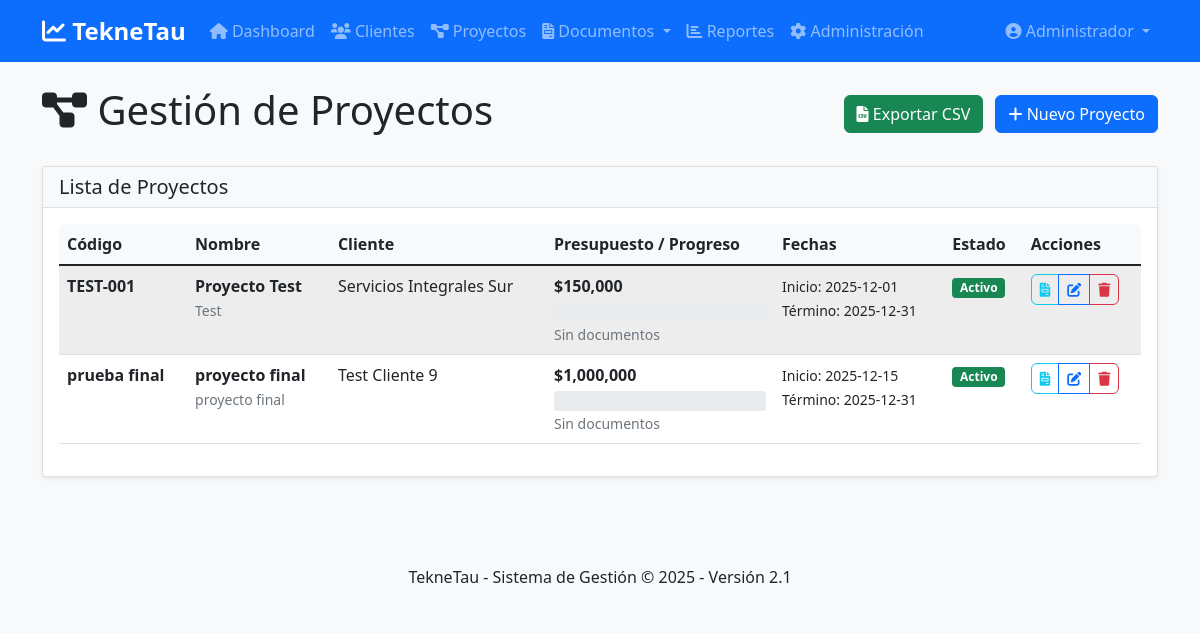
Page /proyectos (signed in) on the committed database.
### tables this page shows
CREATE TABLE proyectos (
            id INTEGER PRIMARY KEY AUTOINCREMENT,
            codigo TEXT UNIQUE NOT NULL,
            nombre TEXT NOT NULL,
            descripcion TEXT,
            cliente_rut TEXT,
            empresa_persona_id INTEGER,
            presupuesto REAL DEFAULT 0,
            fecha_inicio DATE,
            fecha_termino DATE,
            estado TEXT DEFAULT 'Activo',
            observaciones TEXT,
            FOREIGN KEY (empresa_persona_id) REFERENCES empresa_persona(id)
        );

CREATE TABLE clientes (
            id INTEGER PRIMARY KEY AUTOINCREMENT,
            rut TEXT UNIQUE,
            razon_social TEXT,
            giro TEXT,
            telefono TEXT,
            email TEXT,
            direccion TEXT,
            comuna TEXT,
            fecha_creacion TEXT DEFAULT CURRENT_TIMESTAMP,
            activo BOOLEAN DEFAULT 1
        , cuenta_corriente TEXT, idt TEXT, desc_idt TEXT, banco TEXT, observaciones TEXT);

### app.py (the view)
@app.route('/proyectos')
@login_required
def proyectos():
    conn = get_db_connection()
    proyectos_list = rows_to_dicts(conn.execute('''
        SELECT p.*, c.razon_social
        FROM proyectos p
        LEFT JOIN clientes c ON c.rut = p.cliente_rut
        ORDER BY p.nombre
    ''').fetchall())
    clientes_list = rows_to_dicts(conn.execute('SELECT rut, razon_social FROM clientes WHERE activo = 1 ORDER BY razon_social').fetchall())
    conn.close()
    return render_template('proyectos.html', proyectos=proyectos_list, clientes=clientes_list)

### app.py (called while the page is built)
def get_db_connection():
    conn = sqlite3.connect(app.config['DATABASE'])
    conn.row_factory = sqlite3.Row
    return conn

def rows_to_dicts(rows):
    resultado = []
    for row in rows:
        if isinstance(row, sqlite3.Row):
            resultado.append({key: row[key] for key in row.keys()})
        elif isinstance(row, dict):
            resultado.append(row)
        else:
            try:
                resultado.append(dict(row))
            except Exception:
                resultado.append({'value': row})
    return resultado

def login_required(f):
    @wraps(f)
    def decorated_function(*args, **kwargs):
        if 'user_id' not in session:
            if request.path.startswith('/api/'):
                return jsonify({'error': 'No autorizado', 'login_required': True}), 401
            return redirect(url_for('login'))
        return f(*args, **kwargs)
    return decorated_function

### templates/proyectos.html (shortened to what this page needs)
{% extends "base.html" %}
{% block content %}
<div class="row">
    <div class="col-12">
        <div class="d-flex justify-content-between align-items-center mb-4">
            <h1><i class="fas fa-project-diagram"></i> Gestión de Proyectos</h1>
            <div>
                <a href="/api/exportar-proyectos-csv" class="btn btn-success me-2">
                    <i class="fas fa-file-csv"></i> Exportar CSV
                </a>
                <button class="btn btn-primary" data-bs-toggle="modal" data-bs-target="#modalProyecto">
                    <i class="fas fa-plus"></i> Nuevo Proyecto
                </button>
            </div>
        </div>
    </div>
</div>
<div class="row">
    <div class="col-12">
        <div class="card">
            <div class="card-header">
                <h5 class="card-title mb-0">Lista de Proyectos</h5>
            </div>
            <div class="card-body">
                <div class="table-responsive">
                    <table class="table table-striped">
                        <thead>
                            <tr>
                                <th>Código</th>
                                <th>Nombre</th>
                                <th>Cliente</th>
                                <th>Presupuesto / Progreso</th>
                                <th>Fechas</th>
                                <th>Estado</th>
                                <th>Acciones</th>
                            </tr>
                        </thead>
                        <tbody>
                            {% for proyecto in proyectos %}
                            <tr>
                                <td><strong>{{ proyecto.codigo }}</strong></td>
                                <td>
                                    <div class="fw-bold">{{ proyecto.nombre }}</div>
                                    <small class="text-muted">{{ proyecto.descripcion or '' }}</small>
                                </td>
                                <td>{{ proyecto.razon_social or 'Sin cliente' }}</td>
                                <td style="min-width: 200px;">
                                    <div class="mb-1">
                                        <strong>${{ "{:,.0f}".format(proyecto.presupuesto or 0) }}</strong>
                                    </div>
                                    <div class="progress" style="height: 20px;" id="progress-{{ proyecto.codigo }}">
                                    </div>
                                    <small class="text-muted" id="progress-text-{{ proyecto.codigo }}">Cargando...</small>
                                </td>
                                <td>
                                    <small>
                                        Inicio: {{ proyecto.fecha_inicio or 'N/A' }}<br>
                                        {% if proyecto.fecha_termino %}
                                        Término: {{ proyecto.fecha_termino }}
                                        {% endif %}
                                    </small>
                                </td>
                                <td>
                                    {% if proyecto.estado == 'Activo' %}
                                        <span class="badge bg-success">Activo</span>
                                    {% elif proyecto.estado == 'Completado' %}
                                        <span class="badge bg-primary">Completado</span>
                                    {% else %}
                                        <span class="badge bg-secondary">Inactivo</span>
                                    {% endif %}
                                </td>
                                <td>
                                    <div class="btn-group">
                                        <button class="btn btn-sm btn-outline-info btn-ver-documentos"
                                            data-codigo="{{ proyecto.codigo }}"
                                            data-nombre="{{ proyecto.nombre }}"
                                            title="Ver documentos">
                                            <i class="fas fa-file-invoice"></i>
                                        </button>
                                        <button class="btn btn-sm btn-outline-primary btn-editar-proyecto"
                                            data-codigo="{{ proyecto.codigo }}"
                                            data-nombre="{{ proyecto.nombre }}"
                                            data-descripcion="{{ proyecto.descripcion or '' }}"
                                            data-cliente_rut="{{ proyecto.cliente_rut or '' }}"
                                            data-presupuesto="{{ proyecto.presupuesto or 0 }}"
                                            data-fecha_inicio="{{ proyecto.fecha_inicio or '' }}"
                                            data-fecha_termino="{{ proyecto.fecha_termino or '' }}"
                                            data-estado="{{ proyecto.estado or 'Activo' }}"
                                            title="Editar">
                                            <i class="fas fa-edit"></i>
                                        </button>
                                        <button class="btn btn-sm btn-outline-danger btn-eliminar-proyecto"
                                            data-codigo="{{ proyecto.codigo }}"
                                            data-nombre="{{ proyecto.nombre }}"
                                            title="Eliminar">
                                            <i class="fas fa-trash"></i>
                                        </button>
                                    </div>
                                </td>
                            </tr>
                            {% endfor %}
                        </tbody>
                    </table>
                </div>
            </div>
        </div>
    </div>
</div>
{% endblock %}

### static/css/style.css (style rules this page uses)
:root { --primary-color: #2c3e50; --secondary-color: #3498db; --success-color: #27ae60; --warning-color: #f39c12; --danger-color: #e74c3c; --nc-color: #27ae60; --nd-color: #f39c12; }
body { background-color: #f8f9fa; font-family: 'Segoe UI', Tahoma, Geneva, Verdana, sans-serif; }
.card { box-shadow: 0 0.125rem 0.25rem rgba(0, 0, 0, 0.075); border: 1px solid rgba(0, 0, 0, 0.125); margin-bottom: 1.5rem; }
.card-header { background-color: #f8f9fa; border-bottom: 1px solid #dee2e6; font-weight: 600; }
.table th { border-top: none; font-weight: 600; background-color: #f8f9fa; }
.btn { border-radius: 0.375rem; font-weight: 500; }
.table-responsive { border-radius: 0.375rem; }
.table-striped tbody tr:nth-of-type(odd) { background-color: rgba(0, 0, 0, 0.02); }

### rows in the picture
proyectos: codigo "TEST-001", nombre "Proyecto Test", descripcion "Test", razon_social "Servicios Integrales Sur", presupuesto "150,000", fecha_inicio "2025-12-01", fecha_termino "2025-12-31", estado "Activo"
proyectos: codigo "prueba final", nombre "proyecto final", descripcion "proyecto final", razon_social "Test Cliente 9", presupuesto "1,000,000", fecha_inicio "2025-12-15", fecha_termino "2025-12-31", estado "Activo"

### other values in the picture
{{ session.nombre }} "Administrador"
